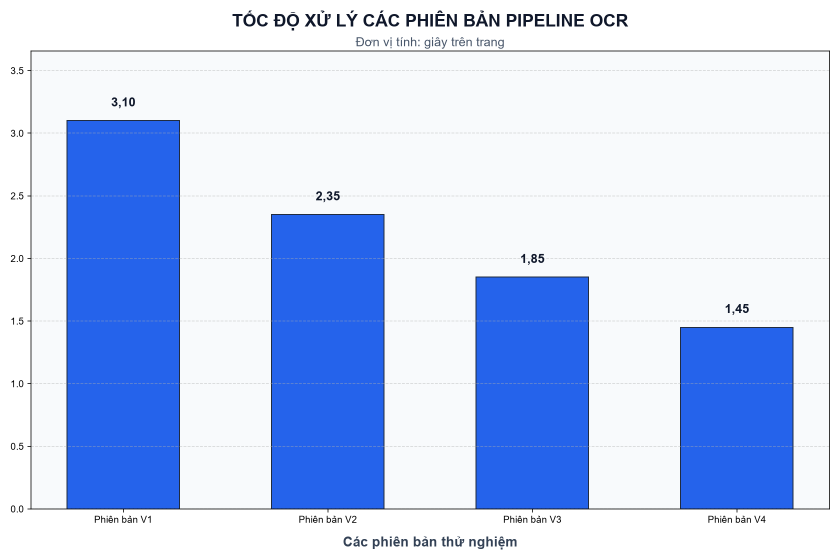
#> input picture dataset/test_set/chart_01.png, 1680 x 1120 px (shown at 1/2 size)
$ python -i ocr.py   (imports and definitions only)
#> lines starting #> are read from the running program, lines starting #| are printed output that depends on the picture; after the words box and inside, x2 and y2 are one past the last pixel; in counts of white or black regions, pixels touching at a corner belong together
import os
import re
import shutil
from pathlib import Path

import cv2
import numpy as np
import pytesseract
from pytesseract import Output

from app.pipeline.interfaces import OCRMode
from app.schemas import BBox, Word

PSM = {"block": 6, "sparse": 11}

from dotenv import load_dotenv

# [1 line not run here, left out]

WINDOWS_PATHS = [
    Path("C:/Program Files/Tesseract-OCR/tesseract.exe"),
    Path("C:/Program Files (x86)/Tesseract-OCR/tesseract.exe"),
]


# [14 lines left out: function _configure_tesseract, not called in this run]


# [1 line not run here, left out]


# [12 lines left out: function _resolve_lang, not called in this run]


def _estimate_scale(gray: np.ndarray) -> float:
    _, ink = cv2.threshold(gray, 0, 255, cv2.THRESH_BINARY_INV + cv2.THRESH_OTSU)
    count, _, stats, _ = cv2.connectedComponentsWithStats(ink, connectivity=8)
    heights = [int(stats[i, cv2.CC_STAT_HEIGHT]) for i in range(1, count) if 6 <= stats[i, cv2.CC_STAT_HEIGHT] <= 200]
    if not heights:
        return 1.0
    median = float(np.median(heights))
    return float(min(3.0, max(1.0, 30.0 / median)))


def preprocess(image: np.ndarray) -> tuple[np.ndarray, float, int]:
    gray = cv2.cvtColor(image, cv2.COLOR_BGR2GRAY) if image.ndim == 3 else image
    scale = _estimate_scale(gray)
    if scale > 1.05:
        gray = cv2.resize(gray, None, fx=scale, fy=scale, interpolation=cv2.INTER_CUBIC)
    pad = 12
    gray = cv2.copyMakeBorder(gray, pad, pad, pad, pad, cv2.BORDER_CONSTANT, value=255)
    return gray, scale, pad


# [31 lines that did not run here, left out]


# [6 lines that did not run here, left out]


# [8 lines that did not run here, left out]


# [4 lines that did not run here, left out]

>>> import cv2
>>> picture = cv2.imread('../../../dataset/test_set/chart_01.png')
#> picture is the input picture: shape (1120, 1680, 3); mean B, G, R 244.1, 207.7, 190.6
>>> result = preprocess(picture)
#> in preprocess, `gray = cv2.cvtColor(image, cv2.COLOR_BGR2GRAY) if image.ndim == 3 else..`:
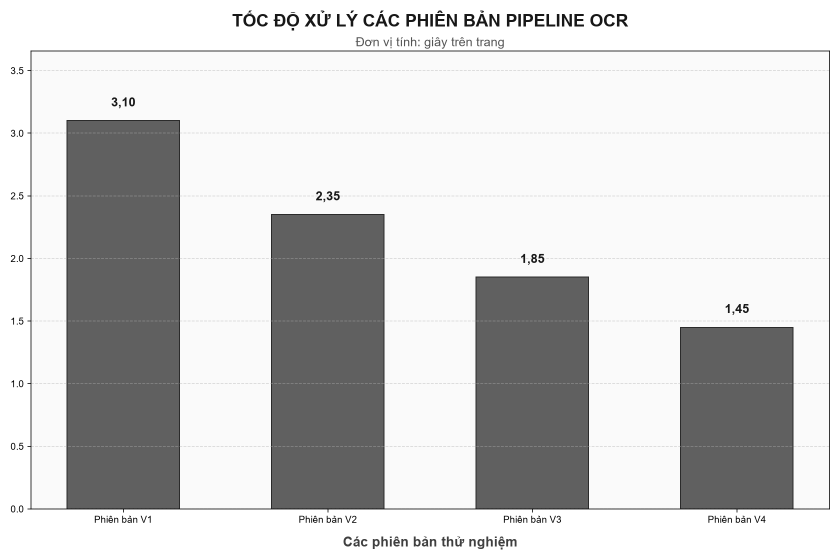
#> gray: shape (1120, 1680) (shown at 1/2 size); min 0, max 255, mean 207
#> in _estimate_scale, `_, ink = cv2.threshold(gray, 0, 255, cv2.THRESH_BINARY_INV + cv2.THRES..`:
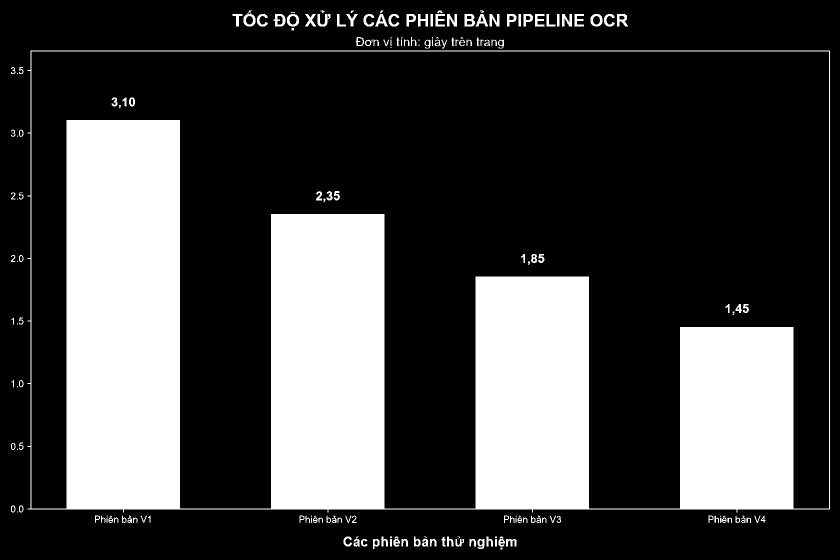
#> ink: shape (1120, 1680) (shown at 1/2 size); 27.9% white; 183 white regions (30 under 20 px), largest, box (x1, y1, x2, y2) and area: (55, 101, 1660, 1025) 508007, (929, 28, 950, 53) 358, (547, 28, 571, 53) 343
#> in _estimate_scale, `count, _, stats, _ = cv2.connectedComponentsWithStats(ink, connectivit..`: count = 184; stats = 184 rows, first 6: [0, 0, 1680, 1120, 1356168], [497, 21, 7, 3, 14], [641, 21, 8, 5, 24], [701, 21, 7, 5, 21], [760, 21, 7, 5, 21], [874, 21, 11, 5, 37]
#> in _estimate_scale, `heights = [int(stats[i, cv2.CC_STAT_HEIGHT]) for i in range(1, count) ..`: heights = 145 values, max 25 at index 0, min 7 at index 58, mean 17.01
#> in _estimate_scale, `median = float(np.median(heights))`: median = 15
#> in preprocess, `scale = _estimate_scale(gray)`: scale = 2
#> in preprocess, `gray = cv2.copyMakeBorder(gray, pad, pad, pad, pad, cv2.BORDER_CONSTAN..`:
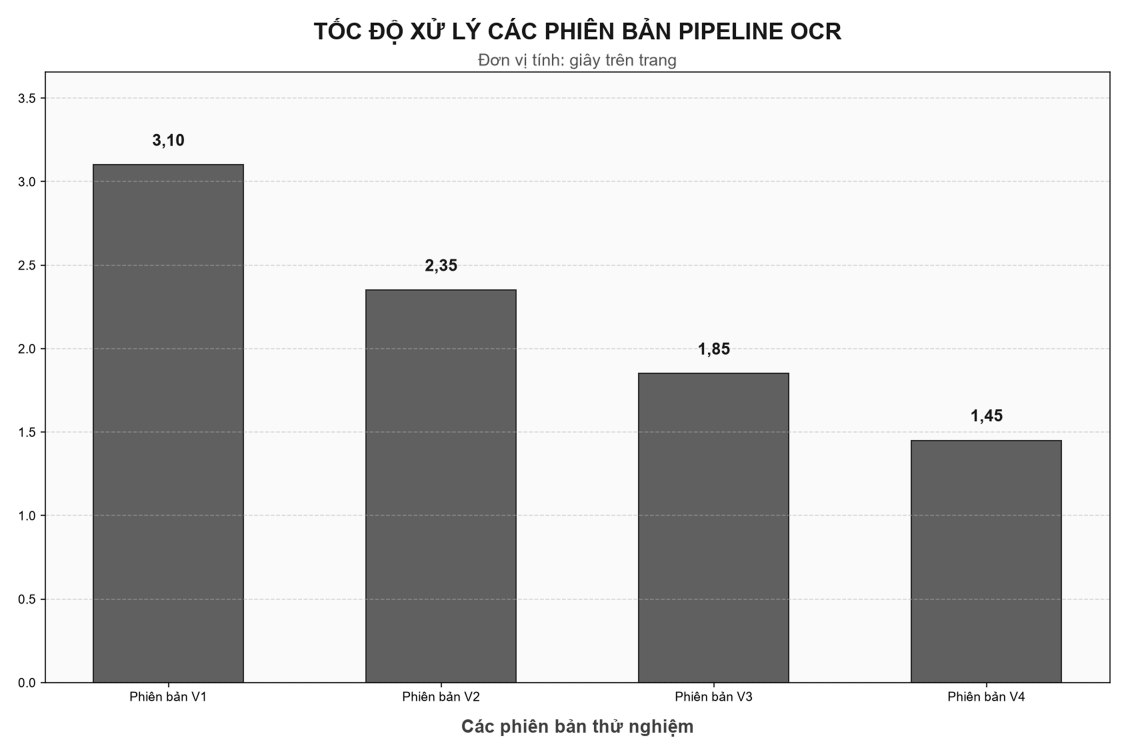
#> gray: shape (2264, 3384) (shown at 1/3 size); min 0, max 255, mean 207.7

$ run again, on dataset/test_set/chart_02.png
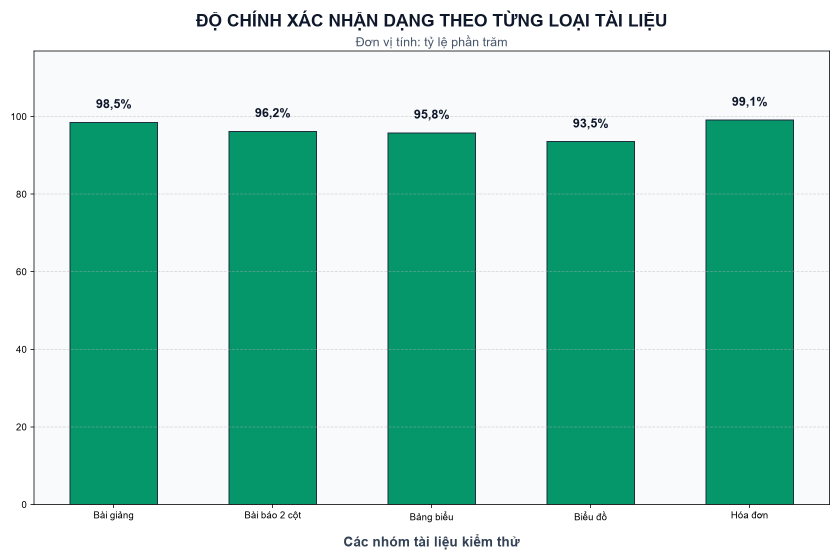
#> input picture dataset/test_set/chart_02.png, 1680 x 1120 px (shown at 1/2 size)
#> picture is the input picture: shape (1120, 1680, 3); mean B, G, R 197.3, 211.6, 160.8
#> in _estimate_scale, `_, ink = cv2.threshold(gray, 0, 255, cv2.THRESH_BINARY_INV + cv2.THRES..`:
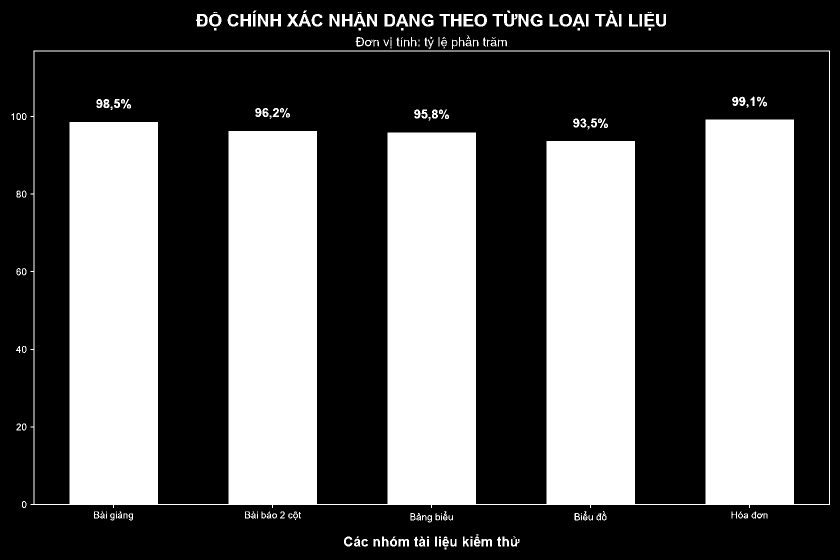
#> ink: shape (1120, 1680) (shown at 1/2 size); 36.9% white; 209 white regions (33 under 20 px), largest, box (x1, y1, x2, y2) and area: (61, 101, 1660, 1016) 673520, (574, 28, 622, 53) 572, (392, 28, 416, 53) 358
#> count = 210; stats = 210 rows, first 6: [0, 0, 1680, 1120, 1187379], [506, 21, 7, 5, 21], [606, 21, 8, 5, 24], [1014, 21, 7, 5, 23], [1219, 21, 7, 5, 23], [426, 24, 9, 2, 13]
#> heights = 164 values, max 25 at index 0, min 7 at index 70, mean 16.67
#> median = 15
#> scale = 2
#> in preprocess, `gray = cv2.copyMakeBorder(gray, pad, pad, pad, pad, cv2.BORDER_CONSTAN..`:
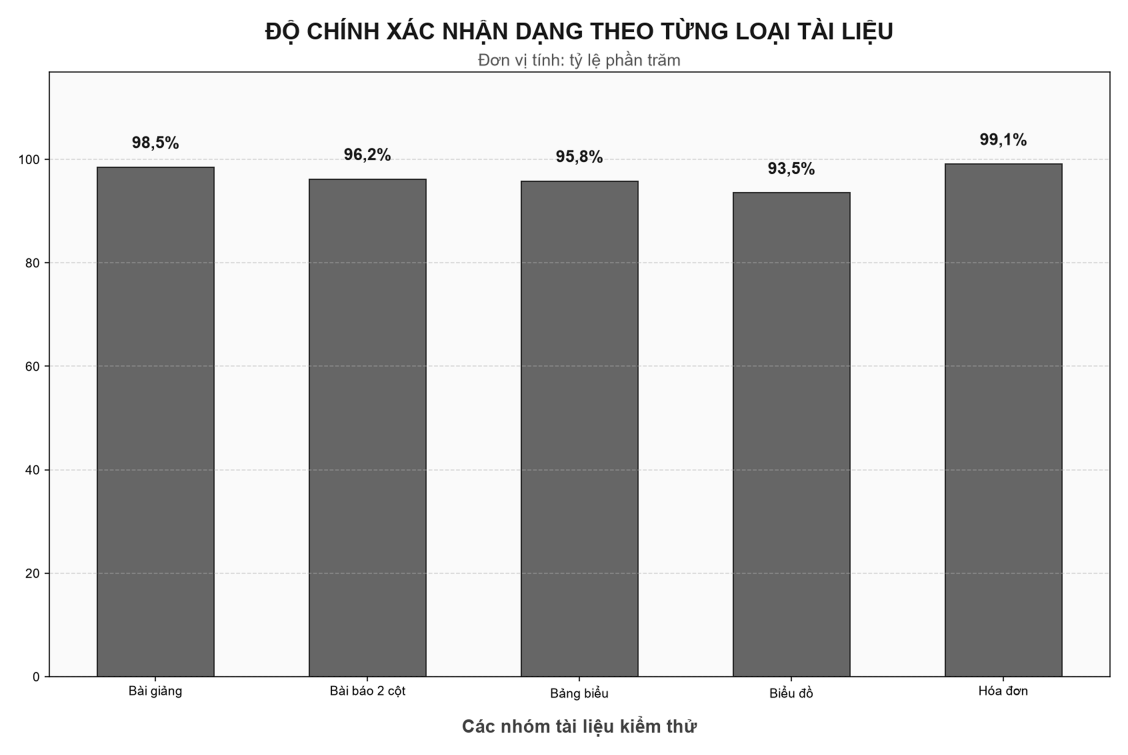
#> gray: shape (2264, 3384) (shown at 1/3 size); min 0, max 255, mean 196
